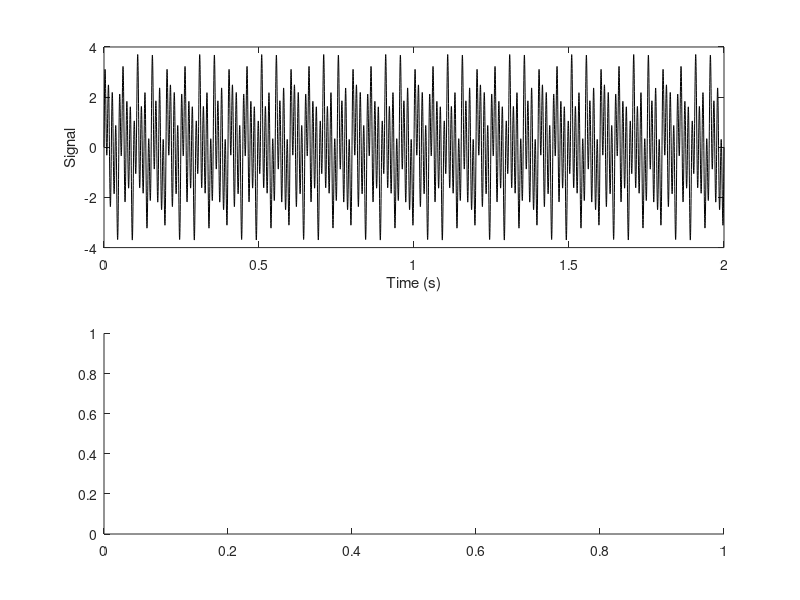

The MATLAB script that drew this image: (Note: this script raises an error after producing the figure.)
close all
clear
clc

% Signal with fixed frequency content at 20,40,and 85 Hz
t = (0:1/4096:2)';
x = sin(2*pi*40*t) + sin(2*pi*20*t) + 2*sin(2*pi*85*t);

% plotwt(t,x,F0,Ff,Fn,Fa,miri,mirf,chp1,chp2,Label)

figure
subplot(211)
plot(t,x,'k-')
xlabel('Time (s)')
ylabel('Signal')

subplot(212)
plotwt(t,x,1,125,500,4,'o','o',0.2,0.2,'sig')

% Shock-type signal: half-sine pulse

t = (0:1/2^13:2)';
td = 0.001;
x = sin(pi/td*t).*(t<=td);

figure
subplot(211)
plot(t,x,'k-')
xlabel('Time (s)')
ylabel('Signal')

subplot(212)
plotwt(t,x,1,1000,1000,2,'','e',0.2,0.2,'sig')
